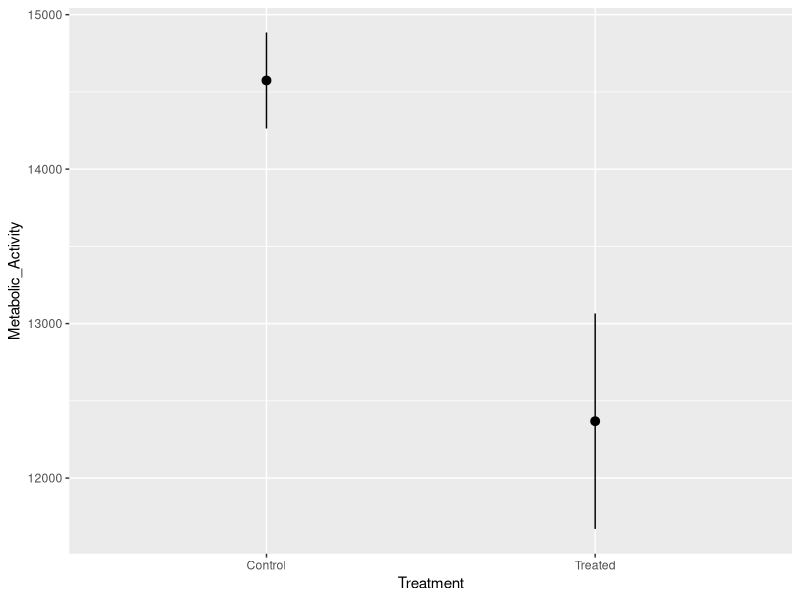

This chart was generated by the following R code:
## ---- chunk 1
#install.packages("tidyverse")
library(tidyverse)
## ---- chunk 2
cell_treatment_data<-read_csv("cell_treatment_data.csv")
## ---- chunk 3
head(cell_treatment_data)
## ---- chunk 4
cell_treatment_data %>% filter(Treatment=="Control")
## ---- chunk 5
cell_treatment_data %>% 
  group_by(Treatment) %>%
  summarise(Maximum_Activity=max(Metabolic_Activity),Minimum_Activity=min(Metabolic_Activity))

## ---- chunk 6
cell_treatment_data %>%
  ggplot(aes(x=Treatment,y=Metabolic_Activity))+
  stat_summary()
## ---- chunk 7
cell_treatment_data %>%
  t.test(Metabolic_Activity~Treatment,data=.)
